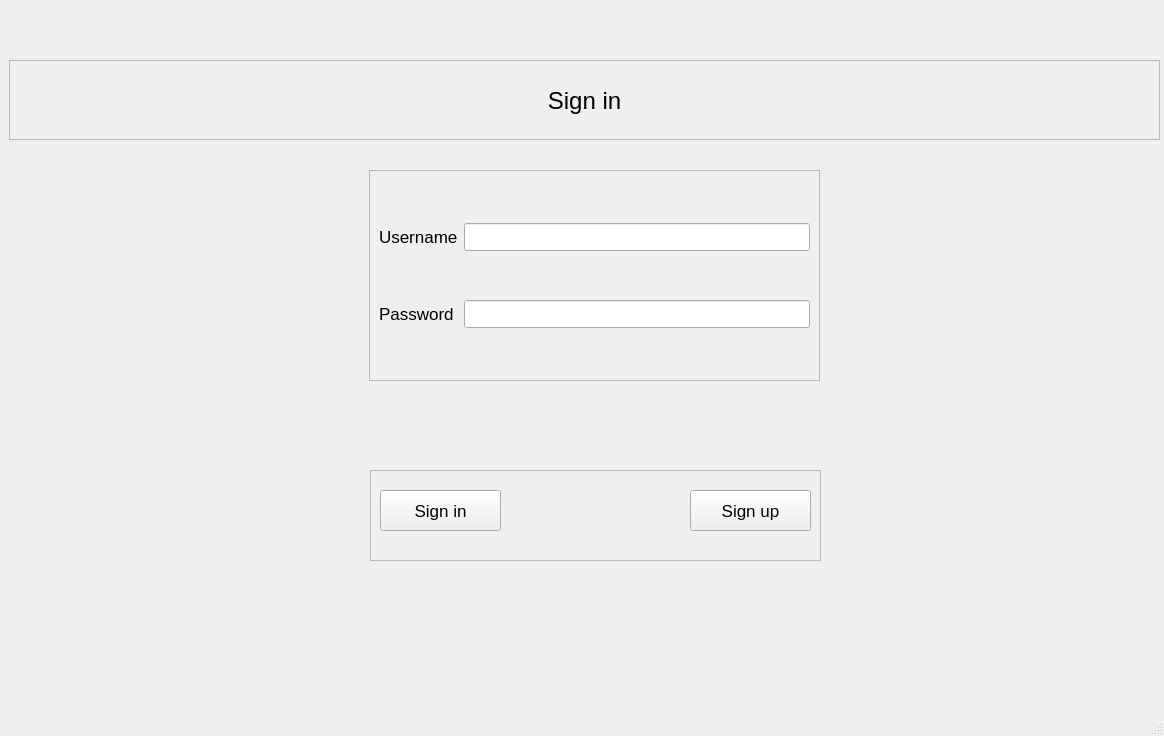
<?xml version="1.0" encoding="UTF-8"?>
<ui version="4.0">
 <class>SignIn</class>
 <widget class="QMainWindow" name="SignIn">
  <property name="geometry">
   <rect>
    <x>0</x>
    <y>0</y>
    <width>1164</width>
    <height>736</height>
   </rect>
  </property>
  <property name="font">
   <font>
    <pointsize>13</pointsize>
   </font>
  </property>
  <property name="windowTitle">
   <string>MainWindow</string>
  </property>
  <widget class="QWidget" name="centralwidget">
   <widget class="QFrame" name="frame">
    <property name="geometry">
     <rect>
      <x>9</x>
      <y>60</y>
      <width>1151</width>
      <height>80</height>
     </rect>
    </property>
    <property name="frameShape">
     <enum>QFrame::StyledPanel</enum>
    </property>
    <property name="frameShadow">
     <enum>QFrame::Raised</enum>
    </property>
    <widget class="QLabel" name="label">
     <property name="geometry">
      <rect>
       <x>0</x>
       <y>0</y>
       <width>1151</width>
       <height>81</height>
      </rect>
     </property>
     <property name="font">
      <font>
       <pointsize>18</pointsize>
      </font>
     </property>
     <property name="text">
      <string>Sign in</string>
     </property>
     <property name="alignment">
      <set>Qt::AlignCenter</set>
     </property>
    </widget>
   </widget>
   <widget class="QFrame" name="frame_2">
    <property name="geometry">
     <rect>
      <x>369</x>
      <y>170</y>
      <width>451</width>
      <height>211</height>
     </rect>
    </property>
    <property name="frameShape">
     <enum>QFrame::StyledPanel</enum>
    </property>
    <property name="frameShadow">
     <enum>QFrame::Raised</enum>
    </property>
    <layout class="QGridLayout" name="gridLayout">
     <item row="0" column="1">
      <widget class="QLineEdit" name="username"/>
     </item>
     <item row="1" column="0">
      <widget class="QLabel" name="label_3">
       <property name="text">
        <string>Password</string>
       </property>
      </widget>
     </item>
     <item row="0" column="0">
      <widget class="QLabel" name="label_2">
       <property name="text">
        <string>Username</string>
       </property>
      </widget>
     </item>
     <item row="1" column="1">
      <widget class="QLineEdit" name="password"/>
     </item>
    </layout>
   </widget>
   <widget class="QFrame" name="frame_3">
    <property name="geometry">
     <rect>
      <x>370</x>
      <y>470</y>
      <width>451</width>
      <height>91</height>
     </rect>
    </property>
    <property name="frameShape">
     <enum>QFrame::StyledPanel</enum>
    </property>
    <property name="frameShadow">
     <enum>QFrame::Raised</enum>
    </property>
    <widget class="QPushButton" name="signIn">
     <property name="geometry">
      <rect>
       <x>10</x>
       <y>20</y>
       <width>121</width>
       <height>41</height>
      </rect>
     </property>
     <property name="text">
      <string>Sign in</string>
     </property>
    </widget>
    <widget class="QPushButton" name="signUp">
     <property name="geometry">
      <rect>
       <x>320</x>
       <y>20</y>
       <width>121</width>
       <height>41</height>
      </rect>
     </property>
     <property name="text">
      <string>Sign up</string>
     </property>
    </widget>
   </widget>
   <widget class="QLabel" name="massage">
    <property name="geometry">
     <rect>
      <x>370</x>
      <y>410</y>
      <width>451</width>
      <height>31</height>
     </rect>
    </property>
    <property name="text">
     <string/>
    </property>
    <property name="alignment">
     <set>Qt::AlignCenter</set>
    </property>
   </widget>
  </widget>
  <widget class="QMenuBar" name="menubar">
   <property name="geometry">
    <rect>
     <x>0</x>
     <y>0</y>
     <width>1164</width>
     <height>26</height>
    </rect>
   </property>
  </widget>
  <widget class="QStatusBar" name="statusbar"/>
 </widget>
 <resources/>
 <connections/>
</ui>
